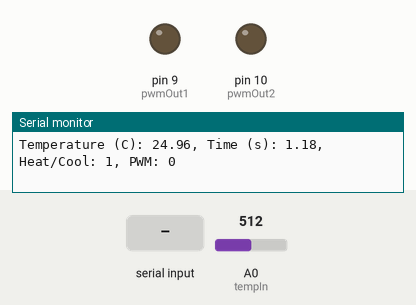
The sketch below on a simulated Arduino Uno, built with avr-gcc and run on an emulated ATmega328P. Shown: output pins drawn as LEDs (lit = HIGH), the last lines printed to the serial monitor. Inputs (shaded band) come from the test bench; at power-on: A0 (tempIn) = 512.

Above: at 1.2 s.
1.3 s: "PWM90\n" received over Serial
At 2.9 s:
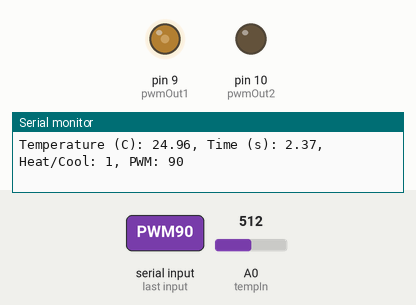
10.7 s: A0 (tempIn) set to 803
13.7 s: A0 (tempIn) set to 834
Timing chart, 0 to 16.2 s (numbered marks = the images above; inputs shaded):
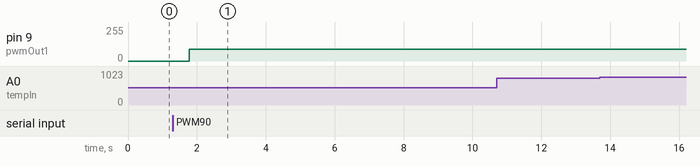

The sketch:

ThermistorTimeSerialOutForMatlab_20230930.ino
```cpp
// September 29, 2023
//Works!

// Reads voltage from voltage divider with thermistor as one leg. Averages numMeasurements times.
// Thermistor is in leg next to ground and the voltage is read by "tempIn"
// The thermistor is a Epcos, R/T 2014 with R_25 = 100,000 ohms. B-parameter equation given in code.
// Outputs temperature (C), elapsed time (s) and PWM (0-255)
// Example serial line output:
//              Temperature (C): 21.13, Time (s): 13.89, Heat/Cool: 1, PWM: 129


// Works with Matlab app "testappV3"
// Matlab reads and plots the results in a stripchart
// Matlab sets pwmValue between [0,255] and passes value to Arduino via Serial
// Arduino code uses the pwmValue to control H-bridge
// Matlab sets HeatCool as either 0 (cool) or 1 (heat) and passes value to Arduino via Serial


const int tempIn = A0;  // Analog input pin
const int numMeasurements = 5000;  // Number of measurements

// power
#define pwmOut1 9
#define pwmOut2 10


// Fixed resistor value in ohms
// const float fixedResistance = 4670.0; // my board
const float fixedResistance = 100000.0; // board in 39 lab

// Thermistor parameters for 100k ohm
const float beta = 4540.0;
const float R25 = 100000.0;
const float T0 = 298.15;  // 25°C in Kelvin
int  pwmValue = 0;
int  HeatCool = 1;

void setup() {
  Serial.begin(9600);  // Initialize serial communication
  while (!Serial) {
    ;  // Wait for serial port to connect
  }
}
unsigned long startTime = millis();  // Get the starting time

void loop() {


  // Perform measurements and calculate average
float total = 0;
  for (int i = 0; i < numMeasurements; i++) {
    int sensorValue = analogRead(tempIn);
    total = total + sensorValue;
  }
float average = total / (float)numMeasurements;

    // Convert the analog value to voltage
    float voltage = average * (5.0 / 1023.0);  // Assuming 5V reference voltage

    // Calculate the resistance of the thermistor
    float thermistorResistance = (fixedResistance * voltage) / (5.0 - voltage);

    // Calculate the temperature using the Steinhart-Hart equation. See Wiki Thermistor entry.
    float steinhart = log(thermistorResistance / R25);
    steinhart /= beta;
    steinhart += 1.0 / T0;
    float temperature = 1.0 / steinhart - 273.15;  // temperature in Centigrade

// Matlab sends pwm and heat/cool information over the serial line
 if (Serial.available() > 0) {
    String command = Serial.readStringUntil('\n');

    if (command.startsWith("PWM")) {
      sscanf(command.c_str(), "PWM %d", &pwmValue);
    }

    if (command.startsWith("Heat/Cool")) {
      sscanf(command.c_str(), "Heat/Cool %d", &HeatCool);
    }
    if (HeatCool == 1){
      analogWrite(pwmOut1, pwmValue);
      analogWrite(pwmOut2,0);
    }
    if (HeatCool == 0){
      analogWrite(pwmOut2, pwmValue);
      analogWrite(pwmOut1,0);
    }

  }

  // Print average temperature and time in seconds
  unsigned long currentTime = millis();
  float elapsedTime = (currentTime - startTime) / 1000.0;
  Serial.print("Temperature (C): ");
  Serial.print(temperature);
  Serial.print(", Time (s): ");
  Serial.print(elapsedTime);
  Serial.print(", Heat/Cool: ");
  Serial.print(HeatCool);
  Serial.print(", PWM: ");
  Serial.println(pwmValue);
}
```

Measured:
- after the input at 1.3 s, pin 9 (pwmOut1): 0/255 → 90/255 after 0.48 s
